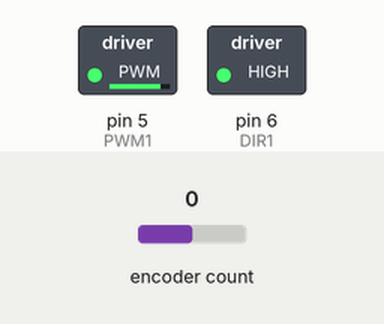
Simulated run of this sketch. Board: Arduino Uno, built with avr-gcc and run on an emulated ATmega328P. On the bench: switched loads named in the sketch (green lamp = pin HIGH). The inputs (shaded band) are chosen by the test bench; at power-on: encoder count 0. What the sketch prints to the serial monitor is not drawn.

Above: at 3.2 s.
3.3 s: encoder count set to 1
At 3.69 s:
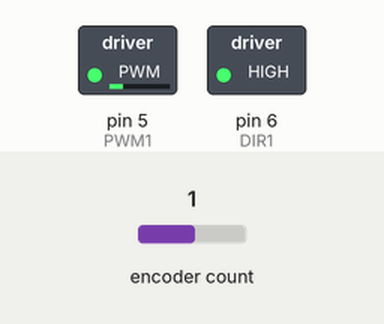
6.3 s: encoder count set to 0
At 6.76 s:
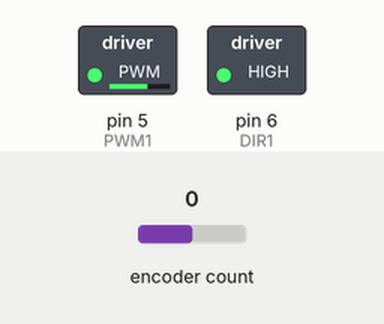
9.3 s: encoder count set to 1
At 20.62 s:
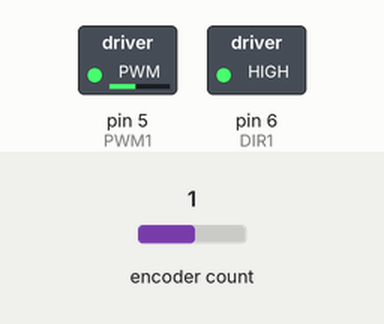
Timing chart, 0 to 40.1 s (numbered marks = the images above; inputs shaded):
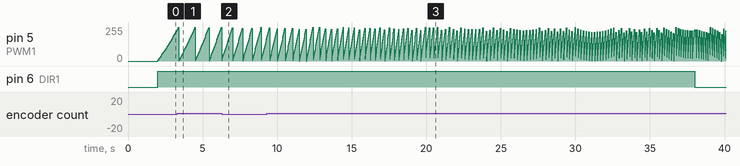

The sketch:

motorControl_NoPID_Working.ino
```cpp
/*
This software reads the value from each of the ultrasonic sensors and manual slider.
Every 10ms these values are sent back to the Raspberry Pi for processing
*/


/*
Issues: The stop reset is not working. Could stem from the bytes potentially ariving after the
first block of code with the Serial.available check. How can we make it so this cannot happen?
*/

#include <Arduino.h>
#include <PID_v1.h>    //Library details: https://playground.arduino.cc/Code/PIDLibrary
#include <Encoder.h>
#define ENCODER_OPTIMIZE_INTERRUPTS

//Motor Pins
#define DIR1 6
#define PWM1 5
//#define DIR2 4
//#define PWM2 3

//Encoder Pins
#define ENC1 3
#define ENC2 4

//PID Constants
const double K_P = 5,
             K_I = 2,   //K values must be >= 0
             K_D = 0,
             OUT_MIN = -255,
             OUT_MAX = 255,
             RAMP_DOWN_CMD = 100;
const int SAMPLE_TIME = 20;
const byte START_FLAG = 0x7F,
           STOP_FLAG = 0x7E;
const float wheelRadius = 0.1143;

//Encoder Constants
const int SAMPLE_DELAY = 10,
          PULSES_PER_TURN = 512;

//Variables
double Input,              //The variable we are trying to control (from Motor Module)
       Output,             //The variable that will be adjusted by the PID
       SetPoint_double;    //The value we are trying to get to or maintain (from ROS node)
float motorVelCmd = 0;
int MotorCmd,
    initMotorCmd = 0,
    initMotorDir = 0;
byte LSB,
     sendEncoder = 0;
int encoder = 1.8;  //ENCODER CODE GOES HERE
int byteRead = 0;
unsigned int lastTime;
long lastPosition = 0;
float rpm, wheelVel;
long encoderVal;
long encPosition = -999;
float potVal;

//Creating PID
PID MotorPID(&Input, &Output, &SetPoint_double, K_P, K_I, K_D, DIRECT);
Encoder myEncoder(ENC1, ENC2);

void setup() {
    Serial.begin(115200); // Starts the serial communication at 57600 baud (this is fast enough)
    delay(2000);

    initPID();

    //Motor Outputs
    pinMode(DIR1, OUTPUT);  //Wheel motor direction
    pinMode(PWM1, OUTPUT);  //Wheel motor PWM
    //pinMode(DIR2, OUTPUT);  //Brake motor direction
    //pinMode(PWM2, OUTPUT);  //Brake motor PWM

    digitalWrite(DIR1, initMotorCmd); //direcitons
    //digitalWrite(DIR2, 0);
    analogWrite(PWM1, initMotorCmd);   //speed scale speed here with input from pi
    //analogWrite(PWM2, 0);
}

void loop() {
    //UPDATE ENCODER
    encPosition = myEncoder.read();
    //Serial.println(encoderVal);
    if ((unsigned int) millis() - lastTime >= SAMPLE_DELAY) {
           rpm = ((lastPosition-encPosition) * (60000.f / ((unsigned int) millis() - lastTime))) / PULSES_PER_TURN/4;
           wheelVel = convertToLinearVel(rpm);
           //Serial.print("RPM = "); Serial.println(rpm);//Serial.print("\tLinear Vel = ");Serial.print(wheelVel);Serial.print(" lastPosition = ");Serial.println(lastPosition);
           lastTime = (unsigned int) millis();
           lastPosition = encPosition;
           encPosition = 0;
    }
    //encoderVal = 1;
    motorVelCmd = 1;
    // Receive new motor command or stop/start
    /*if (Serial.available()) {
      byteRead = Serial.read();
      switch (byteRead){
        case START_FLAG: sendEncoder = 1; break;
        case STOP_FLAG: sendEncoder = 0; break;
        default:  //Velocity command
          /*If byteRead is negative, its MSB will be 1 because 2s compliment.
          * However, because arduino is dumb, it reads in bytes as 16-bit integers,
          * So, when you try to read the value, its 8 MSB are zero, making
          * Arduino think it is a positive number. We must set these bits to 1
          * (sign extension) to get it to recognize byteRead as negative.
          */
          /*if (byteRead & 0x0080) { //Is byteRead supposed to be negative?
              byteRead = byteRead | 0xFF00; //Sign extends byteRead to 16 bits
          }
          motorVelCmd = float(byteRead)/50.0; //Converts cm/s value to m/s
          break;
      }
     }*/

    //Do PID
    Input = wheelVel;
    SetPoint_double = (double) motorVelCmd;

    //DO PID
    //Ramp-down algorithm
    if (SetPoint_double == RAMP_DOWN_CMD) {
      /*if (Input != 0) {                     //Check if encoders are reading wheels have stopped
        analogWrite(PWM2, 0);               //Disengage clutch
        SetPoint_double = 0;                //Set the target velocity to 0
        MotorCmd = doPID(initMotorCmd);
      }
      else {
        delay(2000);
        analogWrite(PWM2, 255);             //Engage clutch
      }*/
    }
    else {
      MotorCmd = doPID(initMotorCmd);
    }

    initMotorCmd = MotorCmd;                              //Set previous motor command to current motor command
    if (signPos(MotorCmd)){
      digitalWrite(DIR1, HIGH);   //Assigning appropriate motor direction
    }else{
      digitalWrite(DIR1,LOW);
    }
    //digitalWrite(DIR1, signPos(MotorCmd) ? HIGH : LOW);   //Assigning appropriate motor direction
    analogWrite(PWM1,abs(MotorCmd));                      //Actuate motor command


    //initMotorCmd = MotorCmd;                              //Set previous motor command to current motor command
    /*MotorCmd = motorVelCmd*255;
    if (signPos(MotorCmd)){
      digitalWrite(DIR1, HIGH);   //Assigning appropriate motor direction
    }
    if (signNeg(MotorCmd)){
      digitalWrite(DIR1, LOW);
    }
    analogWrite(PWM1,abs(MotorCmd));*/                      //Actuate motor command

    Serial.println(wheelVel);
    Serial.print(" "); //For plotting purposes

    //Send updated encoder value
    if (sendEncoder == 1) {
      Serial.write(byte(encoder & 0x00FF));
      Serial.write(byte((encoder >> 8) & 0x00FF));
    }
    delay(30);
}

void initPID(){
  MotorPID.SetMode(AUTOMATIC);
  MotorPID.SetOutputLimits(OUT_MIN,OUT_MAX);
  MotorPID.SetSampleTime(SAMPLE_TIME);
  MotorPID.SetControllerDirection(DIRECT);
}

bool signPos(int value) {
  return (value >= 0);
}

bool signNeg(int value) {
  return (value < 0);
}

float convertToLinearVel(float rpm){
  return rpm*(2*M_PI/60.0)*wheelRadius;
}

int doPID(int previousMotorCmd){
    /*
     * MotorPID.Compute() computes the PID and returns true,
     * if it does not compute anything it will return false
     */
     if (!MotorPID.Compute()) {
      return 0;  //Send invalid value when nothing computed
     }
     else {
      //Serial.print("\tPID Output = "); Serial.println(previousMotorCmd + (int)Output);
      return (previousMotorCmd + (int)Output);
     }
     //return MotorPID.Compute() ? (previousMotorCmd - (int)Output) : NULL;
     //MotorPID.Compute();
     //MotorCmd = Output;
}
```
